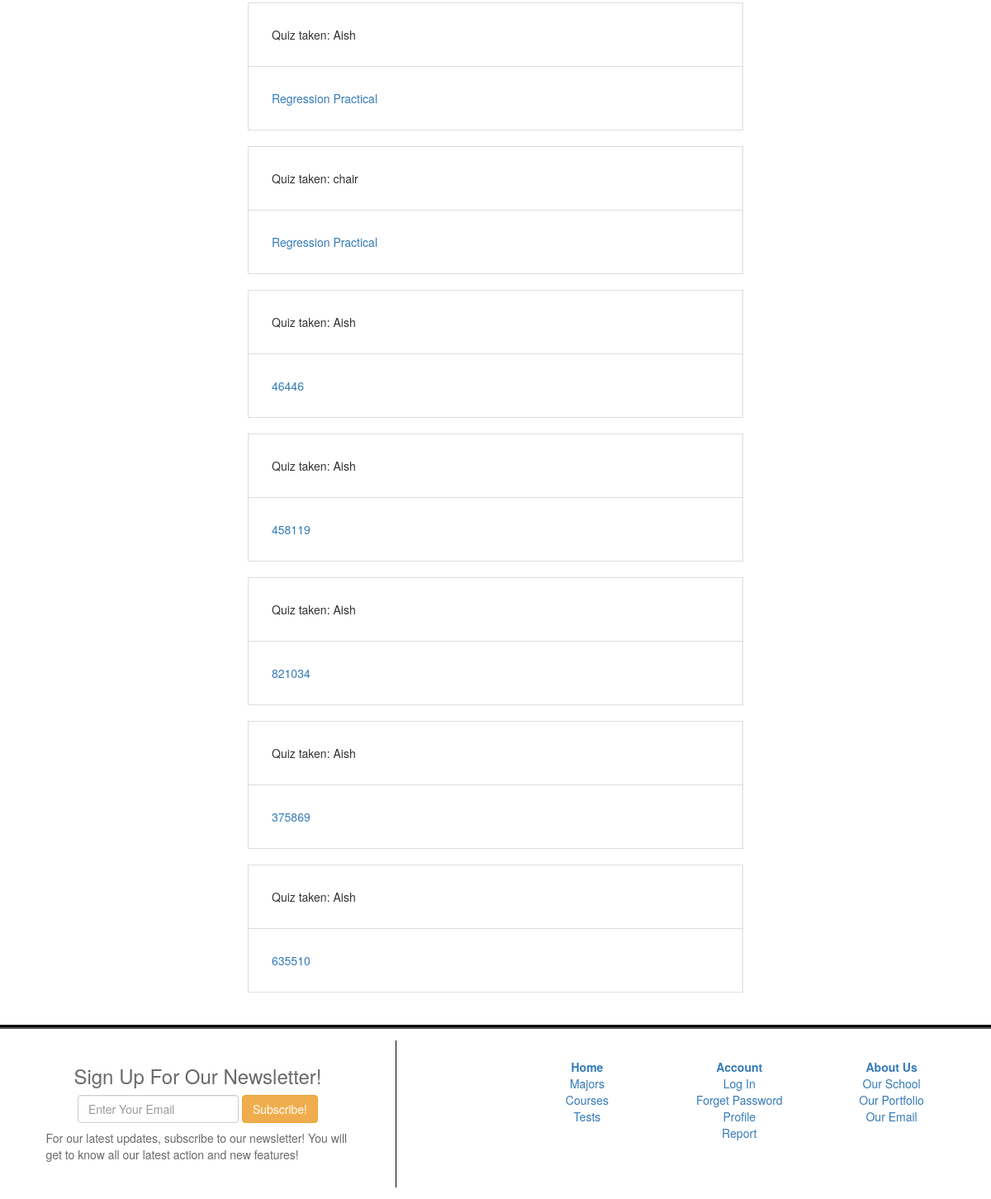
The app's page /quiz/summary/ (lower part), older data.
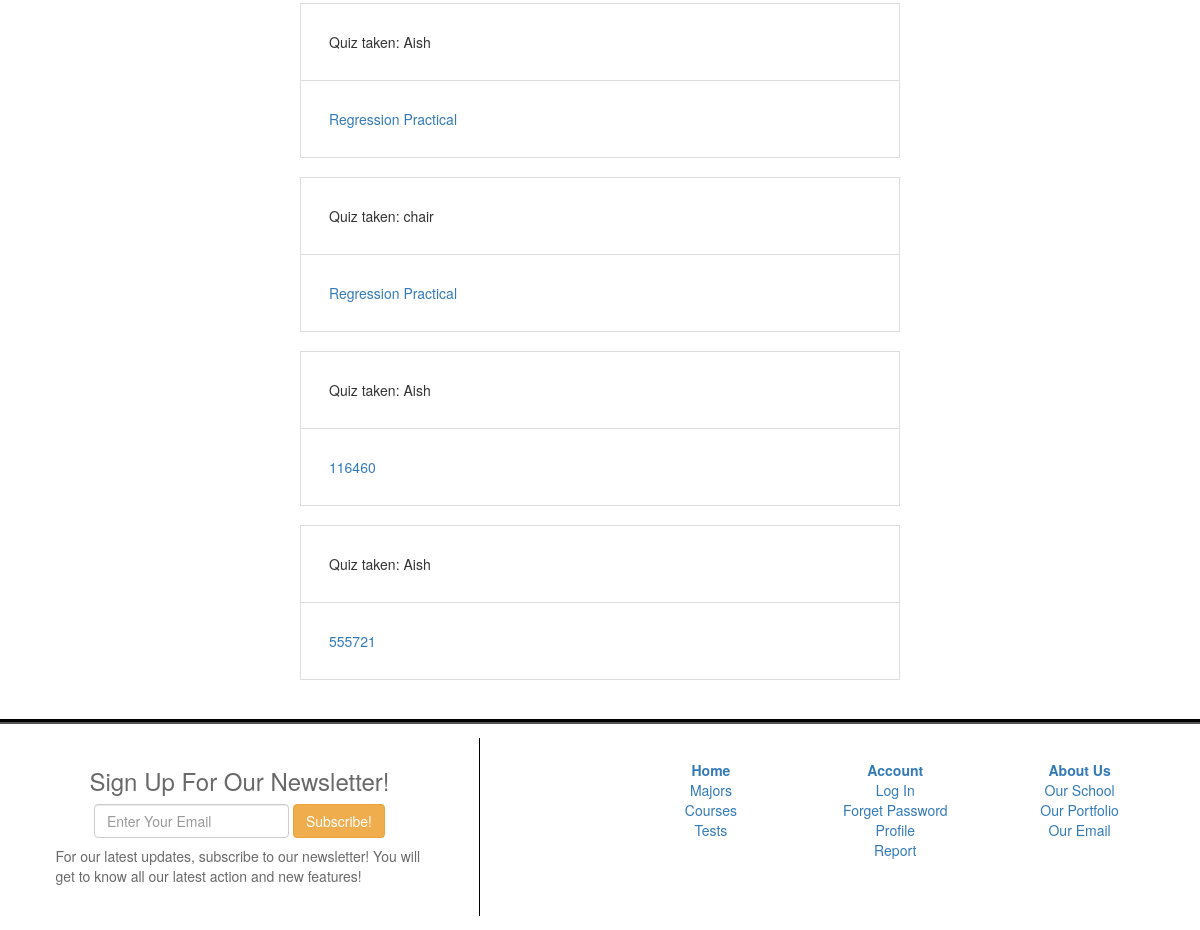
The same page, newer data.
### quiz/models.py (models this page shows, shortened)
class Summary(models.Model):
    student = models.ForeignKey(Student, on_delete=models.CASCADE, null = True)
    quiz = models.ForeignKey(Quiz, on_delete =  models.CASCADE, null = True)
    studentScore = models.IntegerField(default = 0)
    date_taken  = models.DateField(auto_now=True)
    class Meta:
        verbose_name = 'Finished_quiz'
        verbose_name_plural = 'Finished_quizzes'
    def get_absolute_url(self):
        return reverse("result-detail", args=[str(self.id)])

class Student(models.Model):
    studentUser = models.OneToOneField(settings.AUTH_USER_MODEL, on_delete=models.CASCADE, null = True)
    assigned_quizzes = models.ManyToManyField(Quiz)
    M = 'M'
    F = 'F'
    GENDER_SELECT =  (
        (M, 'Male'),
        (F, 'Female'),
    )
    HIGHER_SELECT = (
        ('yes', 'yes'),
        ('no', 'no'),
    )
    ACTIVITIES_SELECT = (
         ('yes', 'yes'),
        ('no', 'no'),
    )
    SCH_SUPPORT = (
        ('yes', 'yes'),
        ('no', 'no')
    )
    sex = models.CharField(max_length = 1, choices = GENDER_SELECT, default = M)
    age = models.IntegerField(null = True)
    travelTime = models.IntegerField(null = True)
    studytime = models.IntegerField(null= True)
    higher = models.CharField(max_length = 3, choices = HIGHER_SELECT, blank = True, default = 'yes')
    activities = models.CharField(max_length = 3, choices = ACTIVITIES_SELECT , blank = True, default = 'yes')
    absences = models.IntegerField(null = True, blank = True)
    passed = models.IntegerField(null = True)
    schoolsup = models.CharField(max_length = 3, choices = SCH_SUPPORT , blank = True, default = 'yes')
    freetime = models.IntegerField(default = 0)
    class Meta:
        pass
    def __str__(self):
        return f'{self.studentUser.first_name}'

class Quiz(models.Model):
    quiz_name = models.CharField(max_length=50,  verbose_name = ("Quiz name"))
    description = models.CharField(max_length=500 , null = True)
    topic = models.ForeignKey(Subject,on_delete=models.SET_NULL, null = True)
    date_created = models.DateField(auto_now = True)
    pass_mark = models.SmallIntegerField( blank=True, null=True, verbose_name = ("Pass mark"), validators = [MaxValueValidator(100)]) # validates the maximum mark set
    class Meta:
        pass
    def __str__(self):
        return f'{self.quiz_name}'

### quiz/views.py (the view)
# urls.py: path('summary/', views.ResultListView.as_view(), name = "result-list"),
class ResultListView(ListView):
    model = Summary
    context_object_name = "result_list"
    template_name ='quiz/result_list.html'

### quiz/templates/quiz/result_list.html (shortened to what this page needs)
{%extends 'base.html'%}
{%block content%}
<br><br>
{% if result_list %}
<ul class="list-group "  style ="margin-left:auto; margin-right: auto; width: 50%; ">
{% for student in result_list%}
    <li class= "list-group-item" style = "padding: 2em;">
        Quiz taken: {{student.student}}
    </li>
    <li class= "list-group-item" style = "padding: 2em;">
            <a href="{{student.get_absolute_url}}" >{{student.quiz}}</a>
        </li>
        <br>
    {%endfor%}
</ul>
{% else %}
<p>There are no summaries avalaible</p>
{% endif %}
{%endblock content%}

Row changes from the older to the newer data that the page shows:
removed Summary: student "Aish", quiz "46446"
removed Summary: student "Aish", quiz "458119"
removed Summary: student "Aish", quiz "821034"
removed Summary: student "Aish", quiz "375869"
removed Summary: student "Aish", quiz "635510"
added Summary: student "Aish", quiz "116460"
added Summary: student "Aish", quiz "555721"
